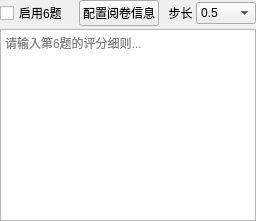
          <widget class="QWidget" name="tab_question6">
           <attribute name="title">
            <string>题目6</string>
           </attribute>
           <layout class="QVBoxLayout" name="verticalLayout_q6">
            <property name="spacing">
             <number>3</number>
            </property>
            <property name="leftMargin">
             <number>0</number>
            </property>
            <property name="topMargin">
             <number>0</number>
            </property>
            <property name="rightMargin">
             <number>0</number>
            </property>
            <property name="bottomMargin">
             <number>0</number>
            </property>
            <item>
             <layout class="QHBoxLayout" name="horizontalLayout_q6_header">
              <item>
               <widget class="QCheckBox" name="enableQuestion6">
                <property name="text">
                 <string>启用6题</string>
                </property>
               </widget>
              </item>
              <item>
               <widget class="QPushButton" name="configQuestion6">
                <property name="text">
                 <string>配置阅卷信息</string>
                </property>
               </widget>
              </item>
              <item>
               <widget class="QLabel" name="label_step6">
                <property name="sizePolicy">
                 <sizepolicy hsizetype="Fixed" vsizetype="Preferred">
                  <horstretch>0</horstretch>
                  <verstretch>0</verstretch>
                 </sizepolicy>
                </property>
                <property name="text">
                 <string>  步长</string>
                </property>
               </widget>
              </item>
              <item>
               <widget class="QComboBox" name="score_rounding_step_6">
                <property name="sizePolicy">
                 <sizepolicy hsizetype="Fixed" vsizetype="Fixed">
                  <horstretch>0</horstretch>
                  <verstretch>0</verstretch>
                 </sizepolicy>
                </property>
                <property name="minimumSize">
                 <size>
                  <width>60</width>
                  <height>0</height>
                 </size>
                </property>
                <item>
                 <property name="text">
                  <string>0.5</string>
                 </property>
                </item>
                <item>
                 <property name="text">
                  <string>1</string>
                 </property>
                </item>
               </widget>
              </item>
             </layout>
            </item>
            <item>
             <widget class="QPlainTextEdit" name="StandardAnswer_text_6">
              <property name="placeholderText">
               <string>请输入第6题的评分细则...</string>
              </property>
             </widget>
            </item>
           </layout>
          </widget>
